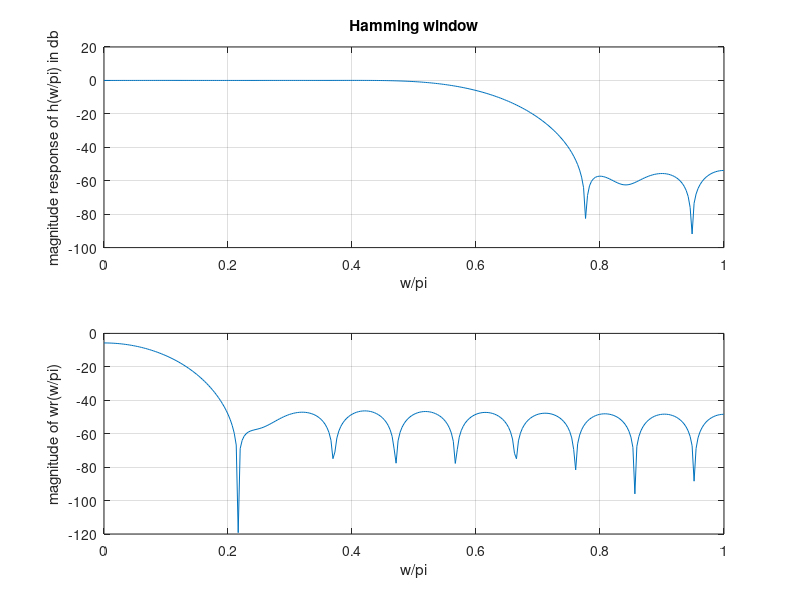

The MATLAB source for this figure:
N=21;
wc=0.6*pi;
n=0:1:N-1;
eps=0.001;
alpha=(N-1)/2;
hd=sin(wc*(n-alpha+eps))./(pi*(n-alpha+eps));
wr=hamming(N);
h=hd.*wr';
w=0:0.01:pi;
H=freqz(h,1,w);
subplot(2,1,1);
plot(w/pi,20*log10(abs(H)));
grid on;
xlabel('w/pi')
ylabel('magnitude response of h(w/pi) in db')
title("Hamming window");
w1=freqz(wr/N,1,w);
subplot(2,1,2)
plot(w/pi,20*log10(abs(w1)));
grid on;
xlabel('w/pi');
ylabel('magnitude of wr(w/pi)');
